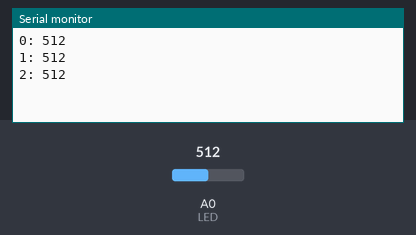
Recording of a sketch running on a simulated Arduino Uno, built with avr-gcc and run on an emulated ATmega328P. On the bench: the last lines printed to the serial monitor. The test bench sets the inputs (shaded band); at power-on: A0 (LED) = 512.

Above: at 1.3 s.
1.4 s: A0 (LED) set to 716
At 1.9 s:
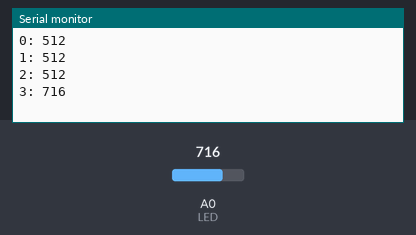
2.9 s: A0 (LED) set to 900
At 3.4 s:
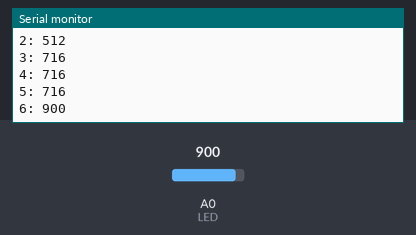
Timing chart, 0 to 5.9 s (numbered marks = the images above; inputs shaded):
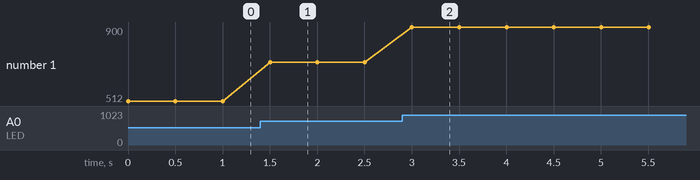

The sketch:

gesture_gloves.ino
```cpp
int LED = A0;
int i = 0;

void setup()
{
    Serial.begin(57600);
    pinMode(LED, INPUT);
}

void loop()
{
    int reading = analogRead(LED);
    Serial.print(i);
    Serial.print(": ");
    Serial.println(reading);
    delay(500);
    i++;
}
```

Measured:
- after the input at 1.4 s, the serial monitor: prints a new line after 0.10 s (image 1)
- after the input at 2.9 s, the serial monitor: prints a new line after 0.10 s (image 2)
- plotted number 1: 512 → 716 after the input at 1.4 s, 716 → 900 after the input at 2.9 s
